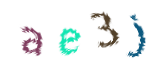
#> input picture pics/ae3j_captchaNew7.jpg, 160 x 70 px; its folder holds only this picture in this run
$ python make.py
#> lines starting #> are read from the running program, lines starting #| are printed output that depends on the picture
#!/usr/bin/env python3
# -*- coding: utf-8 -*-
# Author: Zheng <zxyful@gmail.com>

import os
import glob
import pickle
from PIL import Image
import numpy as np


data_set = {
    "batch_label": "ten pictures form http://shixin.court.gov.cn",  # description
    "labels": None,    # list
    "data": None,      # <class 'numpy.ndarray'>
    "filenames": None  # list ['leptodactylus_pentadactylus_s_000004.png', 'camion_s_000148.png',]
}

labels = []
data = []
filenames = []

count = 0
for infile in glob.glob("./pics/*.jpg"):
    filename = os.path.basename(infile)
    file, ext = os.path.splitext(infile)

    try:
        image = Image.open(infile)
#> image is the input picture: PIL image 160x70 RGBA; mean R, G, B, A 238.9, 243.1, 242.8, 255
    except OSError:
        print("图片错误")
        continue
    count += 1
    if count > 100000:
        break

    width, height = image.size
#> width = 160; height = 70

    label = str(filename).split("_")[0]

    # print(image.mode)   # RGBA A Alpha的色彩空间，也就是透明度/不透明度
    if image.mode != "RGB":
        image = image.convert("RGB")
#> image: PIL image 160x70 RGB

    r, g, b = image.split()
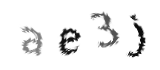
#> r: PIL image 160x70 L; min 12, max 255, mean 238.9
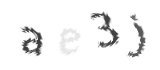
#> g: PIL image 160x70 L; min 61, max 255, mean 243.1
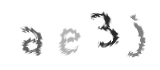
#> b: PIL image 160x70 L; min 42, max 255, mean 242.8
    r_array = np.array(r).reshape([width * height])
#> r_array = 11200 values, max 255 at index 0, min 12 at index 4136, mean 238.9
    g_array = np.array(g).reshape([width * height])
#> g_array = 11200 values, max 255 at index 0, min 61 at index 4667, mean 243.1
    b_array = np.array(b).reshape([width * height])
#> b_array = 11200 values, max 255 at index 0, min 42 at index 2335, mean 242.8
    merge_array = np.concatenate((r_array, g_array, b_array))
    data.append(merge_array)
    labels.append(label)
    filenames.append(str(filename))


data_set.update({"labels": labels, "data": data, "filenames": filenames})


with open('./example/data_batch_1', 'wb') as file:
    pickle.dump(data_set, file)

$ run again, on pics/pg5b_captchaNew3.jpg
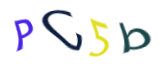
#> input picture pics/pg5b_captchaNew3.jpg, 160 x 70 px
#> image is the input picture: PIL image 160x70 RGBA; mean R, G, B, A 236.5, 237.3, 238.5, 255
#> image: PIL image 160x70 RGB
#> `r, g, b = image.split()`:
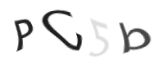
#> g: PIL image 160x70 L; min 30, max 255, mean 237.3
#> `r, g, b = image.split()`:
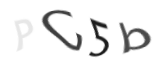
#> b: PIL image 160x70 L; min 28, max 255, mean 238.5
#> r_array = 11200 values, max 255 at index 0, min 14 at index 1819, mean 236.5
#> g_array = 11200 values, max 255 at index 0, min 30 at index 1819, mean 237.3
#> b_array = 11200 values, max 255 at index 0, min 28 at index 3453, mean 238.5
